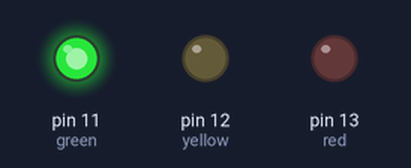
Bench run of a sketch on a simulated Arduino Uno, built with avr-gcc and run on an emulated ATmega328P. Shown: output pins drawn as LEDs (lit = HIGH).

Above: at 2.5 s.
At 6.0 s:
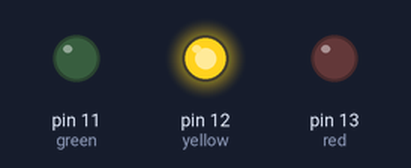
At 9.5 s:
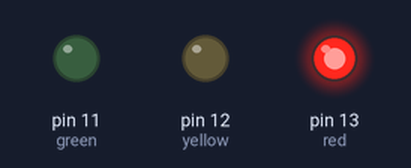
Timing chart, 0 to 15.6 s (numbered marks = the images above):
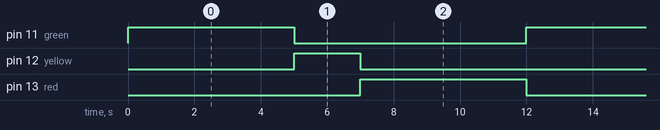

The sketch:

Traffic_Light.ino
```cpp
int red = 13;
int yellow = 12;
int green = 11;

void setup() {
  pinMode(red, OUTPUT);
  pinMode(yellow, OUTPUT);
  pinMode(green, OUTPUT);
}

void loop() {
  digitalWrite(green, HIGH);
  digitalWrite(yellow, LOW);
  digitalWrite(red, LOW);
  delay(5000);

  digitalWrite(green, LOW);
  digitalWrite(yellow, HIGH);
  delay(2000);

  digitalWrite(yellow, LOW);
  digitalWrite(red, HIGH);
  delay(5000);
}
```

Measured:
- by itself, pin 11 (green), pin 13 (red): alternates HIGH for 5.0 s and LOW for 7.0 s
- by itself, pin 12 (yellow): alternates HIGH for 2.0 s and LOW for 10.0 s
- by itself, everything shown: repeats every 12.0 s, in 3 steps
